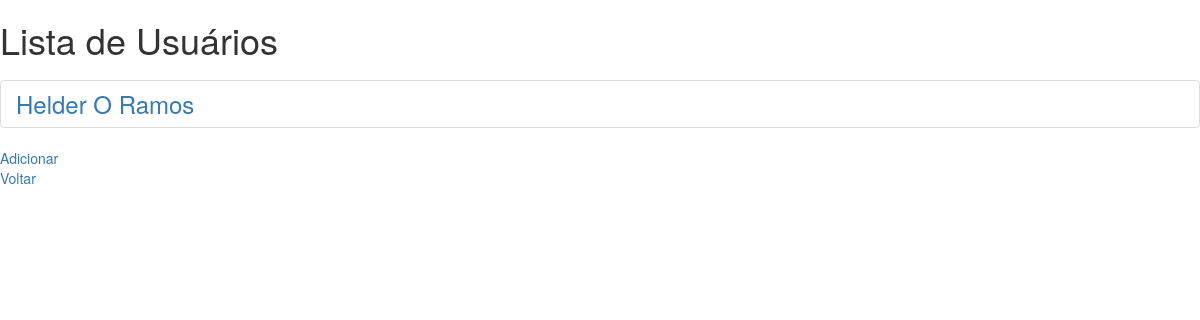
Before: /users/ (signed in) with the older database file.
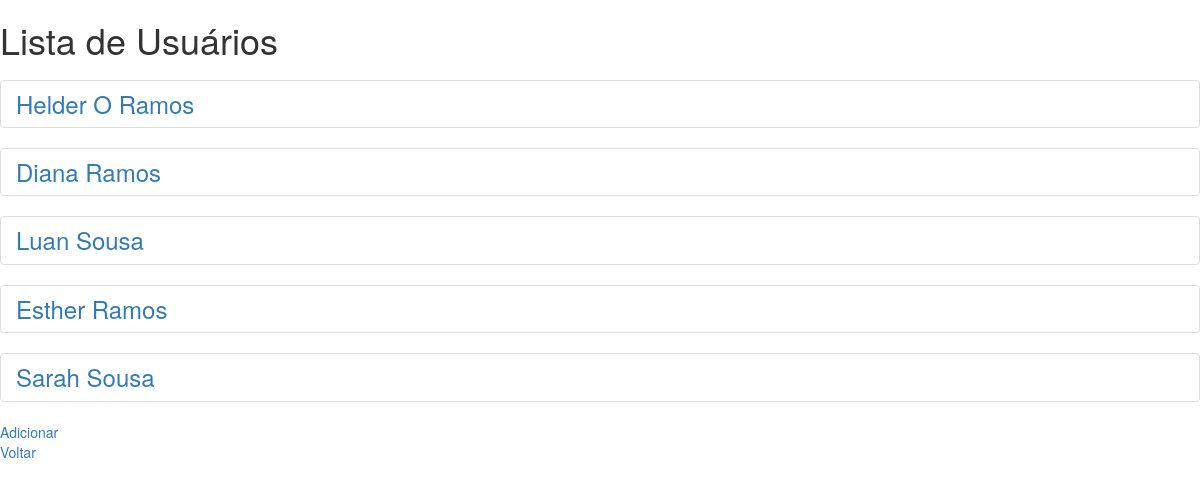
After: the same page with the newer database file.
### models/users.py (models this page shows, shortened)
class User(db.Model, UserMixin):
    __tablename__ = "users"
    id = db.Column(db.Integer, primary_key=True)
    name = db.Column(db.String(100), nullable=False)
    login = db.Column(db.String(100), nullable=False, unique=True)
    email = db.Column(db.String(100), nullable=False, unique=True, index=True)
    password = db.Column(db.String(100), nullable=False)

### ext/rotas.py (the view)
    @app.route("/users/", methods=["GET", "POST"])
    @login_required
    def users():
        usuario = User.query.all()
        return render_template("user.html", users=usuario)

### ext/login.py (called while the page is built)
def init_app(app):
    login_manager = LoginManager()
    login_manager.init_app(app)
    @login_manager.user_loader
    def load_user(user_id):
        return User.query.get(user_id)

### templates/user.html (shortened to what this page needs)
{% extends "bootstrap/base.html" %}
{% block content %}
<h1>Lista de Usuários</h1>
<ul class="list-group list-group-flush mb-2">
    {% for user in users %}
    <h3><li class="list-group-item"> <a href="{{ url_for('view_users', id=user.id) }}">{{ user.name }}</a></li></h3>
    {% endfor %}
</ul>
<nav>
    <a href="{{ url_for("add_users") }}">Adicionar </a>
    <br>
    <a href="{{ url_for("index") }}">Voltar </a>
</nav>
{% endblock %}

Changed rows visible on the page:
added User: name "Diana Ramos"
added User: name "Luan Sousa"
added User: name "Esther Ramos"
added User: name "Sarah Sousa"
